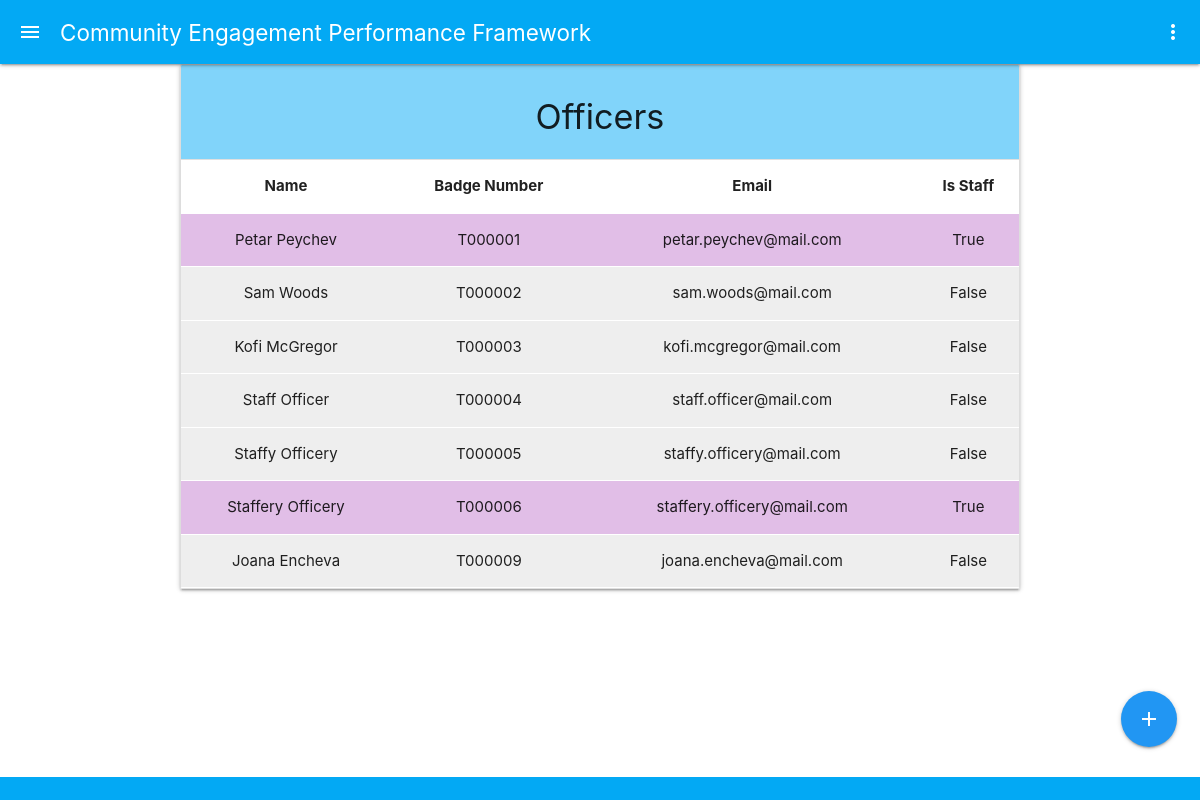
Page /officers (signed in) on the committed database.
### cepf/models.py (models this page shows, shortened)
class Officer(AbstractUser):
    class Meta:
        db_table = 'Officer'
        verbose_name_plural = 'Officer'

### cepf/views.py (the view)
# urls.py: path('officers', views.officers, name='officers'),
@login_required(login_url='/auth/login/')
@staff_member_required
def officers(request):
    items = Officer.objects.all().order_by('username')
    return render(request, 'officers.html', {'items': items})

### templates/officers.html (shortened to what this page needs)
{% extends 'base.html' %}
{% load static %}
{% block head %}
<link rel="stylesheet" href="{% static "css/officers.css" %}">
{% endblock %}
{% block content %}
<main>
        <div class="container">
                <ul class="collapsible collection with-header">
                        <li class="collection-header light-blue lighten-3">
                                <h4 class="center-align">Officers</h4>
                        </li>
                        <li class="scrollable">
                                <table class="striped centered">
                                        <thead>
                                                <tr>
                                                <th>Name</th>
                                                <th>Badge Number</th>
                                                <th>Email</th>
                                                <th>Is Staff</th>
                                                </tr>
                                        </thead>
                                        <tbody>
                                                {% for item in items %}
                                                {% if item.is_staff %}
                                                <tr style="background-color: #e1bee7;">
                                                {% else %}
                                                <tr style="background-color: #eeeeee;">
                                                {% endif %}
                                                        <td>{{ item.get_full_name }}</td>
                                                        <td>{{ item.username }}</td>
                                                        <td>{{ item.email }}</td>
                                                        <td>{{ item.is_staff }}</td>
                                                </tr>
                                                {% endfor %}
                                        </tbody>
                                </table>
                        </li>
                </ul>
        </div>
        <div class="fixed-action-btn">
                <a href="{% url 'add_officer' %}" class="btn-floating blue btn-large" id="add-button">
                <i class="material-icons">add</i>
                </a>
        </div>
</main>
{% endblock %}

### static/css/base.css (style rules this page uses)
main { margin-top: 30px; margin-bottom: 23px; }
.scrollable { overflow: auto !important; }

### static/css/officers.css (style rules this page uses)
#add-button { bottom: 30px; }
main { margin-top: 0px; }
.collapsible { margin-top: 0px; }
tr { border-bottom: 1px solid white !important; }

### rows in the picture
Officer: get_full_name "Petar Peychev", username "T000001", email "petar.peychev@mail.com", is_staff "True"
Officer: get_full_name "Sam Woods", username "T000002", email "sam.woods@mail.com", is_staff "False"
Officer: get_full_name "Kofi McGregor", username "T000003", email "kofi.mcgregor@mail.com", is_staff "False"
Officer: get_full_name "Staff Officer", username "T000004", email "staff.officer@mail.com", is_staff "False"
Officer: get_full_name "Staffy Officery", username "T000005", email "staffy.officery@mail.com", is_staff "False"
Officer: get_full_name "Staffery Officery", username "T000006", email "staffery.officery@mail.com", is_staff "True"
Officer: get_full_name "Joana Encheva", username "T000009", email "joana.encheva@mail.com", is_staff "False"
